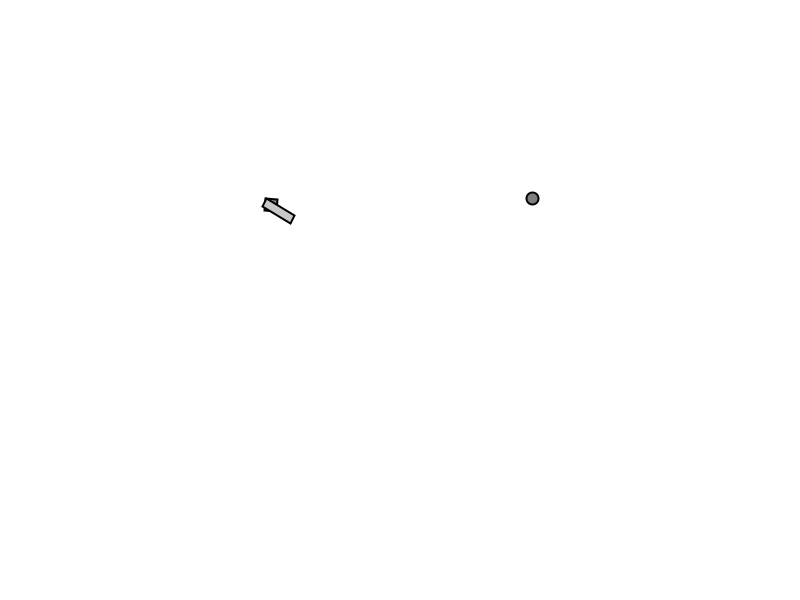
Frame 1 (no input)
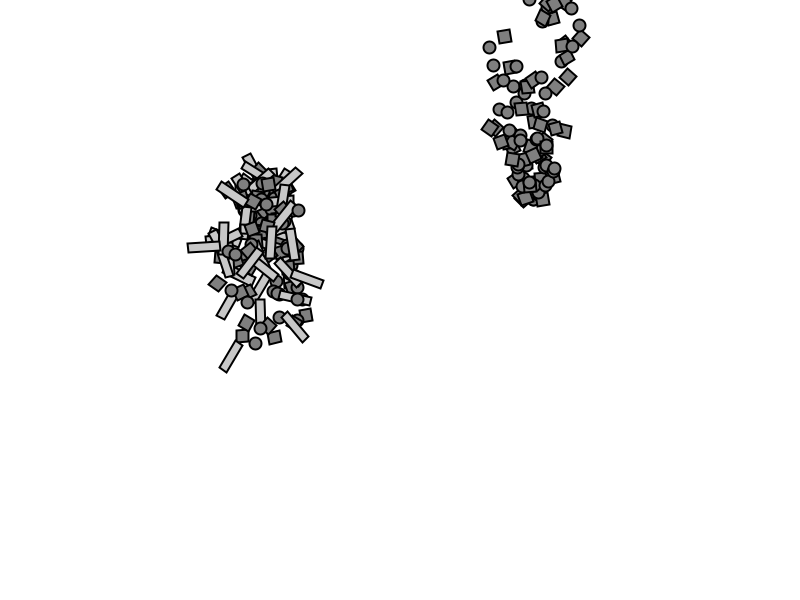
Frame 60 (the mouse pressed at the canvas centre just before this capture)
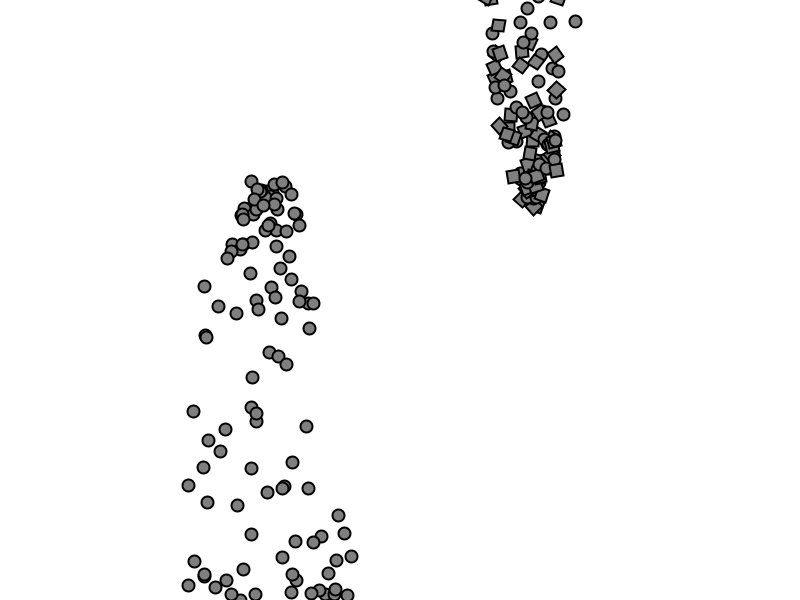
Frame 120 (the mouse held since frame 60 and released just before this capture)

The Processing sketch that drew these frames (run headless with seeded random() and noise(); from frame 60 on, the mouse is pressed at the canvas centre):

// Processing sketch: processing_92643
// ── processing_92643.pde

float s ;
float m =12;

class things extends Particle {

  float x= random(-4, 4);


  things(PVector l) {

    super(l);
  }

  void display() {


    stroke(0, lifespan);
    strokeWeight(2);
    fill(127, lifespan);




    pushMatrix();

    translate(location.x, location.y);

    rotate(radians(frameCount*x));
    rotate(radians(10*x));


    rect(0, 0, m, m);


    popMatrix();
  }
}

class Circle extends Particle {

  Circle(PVector l) {

    super(l);
  }

  void display() {

    stroke(0, lifespan);
    strokeWeight(2);

    fill(127, lifespan);

    if (location.y>=height-6) {

      float a=random (0.1, 0.5);


      for (s=1;velocity.y>0;s--) {

        velocity.y= -velocity.y*a*s;
        //velocity.y=+ velocity.y*a*s;
      }
    }


    ellipse(location.x, location.y, m, m);
  }
}



class Square extends Particle {

  float x= random(-4, 4);


  Square(PVector l) {

    super(l);
  }

  void display() {
    stroke(0, lifespan);
    strokeWeight(2);
    fill(127, lifespan);




    pushMatrix();

    translate(location.x, location.y);

    rotate(radians(frameCount*x));
    rotate(radians(10*x));

    if (location.y>=height-6) {

      float a=random (0.1, 0.5);


      for (s=1;velocity.y>0;s--) {

        velocity.y= -velocity.y*a*s;
      }
    }
    
    if ( mousePressed==false){

    rect(0, 0, 12, 12);

    }

    popMatrix();
  }
}

class Rectangle extends Particle {

    float x= random(-4, 4);

  
 Rectangle(PVector l) {

    super(l);
  }

  void display() {

    stroke(0, lifespan);
    strokeWeight(2);

    fill(200, lifespan);

    pushMatrix();

    translate(location.x, location.y);

    rotate(radians(frameCount*x));
    rotate(radians(10*x));

    if (location.y>=height-10) {

      
          //rotate(radians(0));

      float a=random (0.1, 0.5);


      for (s=1;velocity.y>0;s--) {

        velocity.y= -velocity.y*a*s;
      }
    }
    if ( mousePressed==false){

    rect(0, 0, m+20, m-3);
    
    }
    
    popMatrix();


  }
}




class Particle {

  PVector location;
  PVector velocity;
  PVector acceleration;
  float lifespan;
  float mass = 1; 

  Particle(PVector l) {
    location = l.get();
    lifespan = 255.0;
    acceleration = new PVector(0, 0.05);
    velocity = new PVector(random(-1, 1), random(-2, 0));
  }

  void run() {
    update();
    display();
  }

  // Update location/speed/lifespan
  void update() {
    velocity.add(acceleration);
    location.add(velocity);
    acceleration.mult(0);
    //lifespan -= 2.0;
  }

  void applyForce(PVector force) {
    PVector f = force.get();
    f.div(mass);   
    acceleration.add(f);
  }



  void display() {
  }

  // Is the particle still useful?
  boolean isDead() {
    if (lifespan < 0.0) {
      return true;
    } 
    else {
      return false;
    }
  }
}

import java.util.*;


class ParticleSystem2 extends ParticleSystem {

  ParticleSystem2(float x, float y) {

    super (x, y);
  } 


  void addParticle() {

    particles.add(new things(origin));
    particles.add(new Circle(origin));
  }


  void applyForce(PVector f) {

    PVector f1 = new PVector(-f.x, -f.y);



    for (Particle p: particles) {

      p.applyForce(f1);
    }
  }
}


class ParticleSystem1 extends ParticleSystem {

  ParticleSystem1(float x, float y) {

    super (x, y);
  } 

  void addParticle() {
    //particles.add(new Particle(origin));
    particles.add(new Circle(origin));
    
    particles.add(new Rectangle(origin));

    particles.add(new Square(origin));
    
  }
}


class ParticleSystem {

  ArrayList<Particle> particles;
  PVector origin;

  ParticleSystem(float x, float y) {
    origin = new PVector(x, y);
    particles = new ArrayList<Particle>();
  }

  void addParticle() {
  }

  // A function to apply a force to all Particles
  void applyForce(PVector f) {
    for (Particle p: particles) {
      p.applyForce(f);
    }
  }

  void run() {

    for (int i = particles.size()-1; i > 0; i--) {

      Particle p = particles.get(i);
      p.run();

      if (p.isDead()) {
        particles.remove(p);
      }
    }
  }
}



ParticleSystem ps, ps2;

void setup() {
  size(800, 600);
  ps = new ParticleSystem1(width*1/3, height/3);
  ps2 = new ParticleSystem2(width*2/3, height/3);
}

void draw() {
  background(255);




  // Apply gravity force to all Particles
  PVector gravity = new PVector(0, 0.1);

  ps.applyForce(gravity);



  ps.addParticle();
  ps.run();


  ps2.applyForce(gravity);

  ps2.addParticle();
  ps2.run();
}
